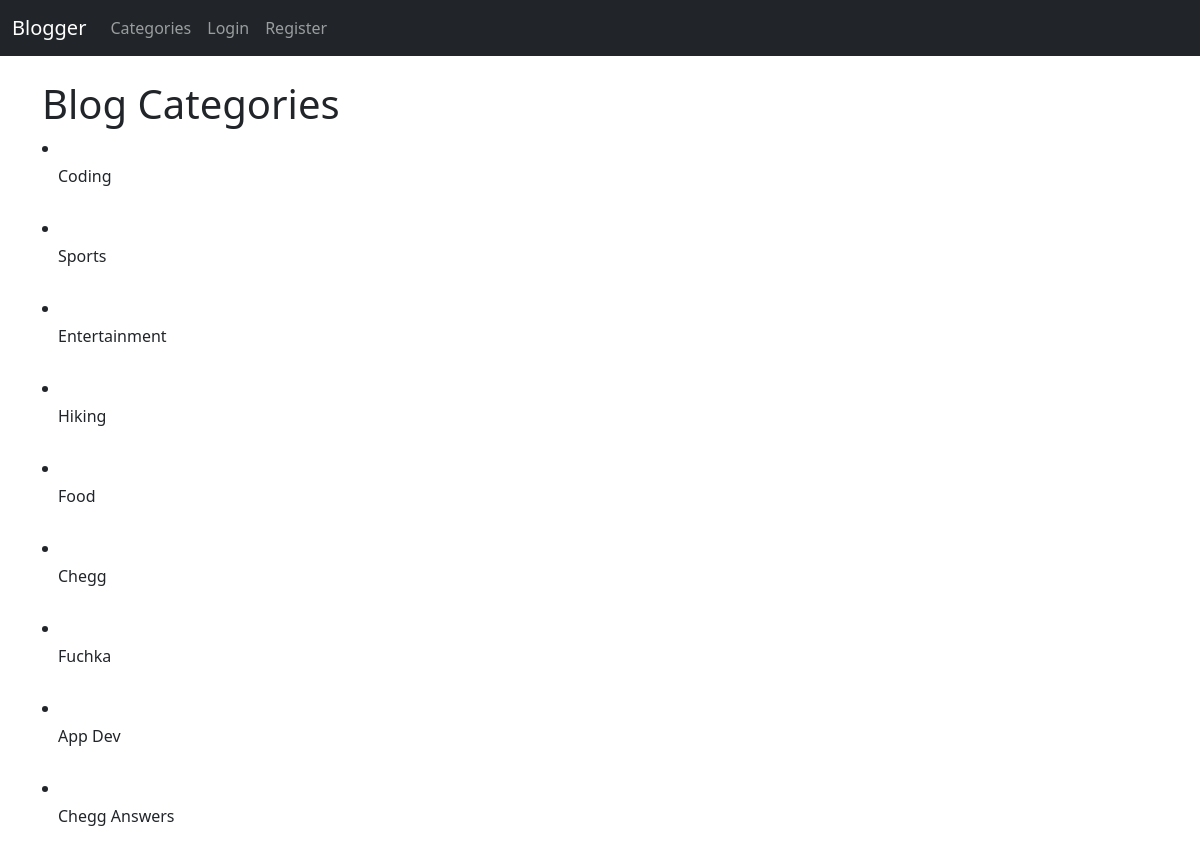
Screenshot of /category-list with the database file from the repository.
### theblog/models.py (models this page shows, shortened)
class Categories(models.Model):
    name = models.CharField(max_length=255)
    def __str__(self):
        return self.name

### theblog/views.py (the view)
# urls.py: path('category-list', category_list_view, name='category_list'),
def category_list_view(request):
    cat_menu_list = Categories.objects.all()
    return render(request, 'posts/category_list.html', {'cat_menu_list': cat_menu_list})

### templates/posts/category_list.html (shortened to what this page needs)
{% extends 'posts/base.html' %}
{% block content %}
    <h1>Blog Categories</h1>
    {% for item in cat_menu_list %}
        <div >
        <li><a class="dropdown-item" href="{% url 'category' item %}">{{ item }}</a></li><br>
        </div>
    {% endfor %}
{% endblock %}

### rows the page displays
Categories: name "Coding"
Categories: name "Sports"
Categories: name "Entertainment"
Categories: name "Hiking"
Categories: name "Food"
Categories: name "Chegg"
Categories: name "Fuchka"
Categories: name "App Dev"
Categories: name "Chegg Answers"
